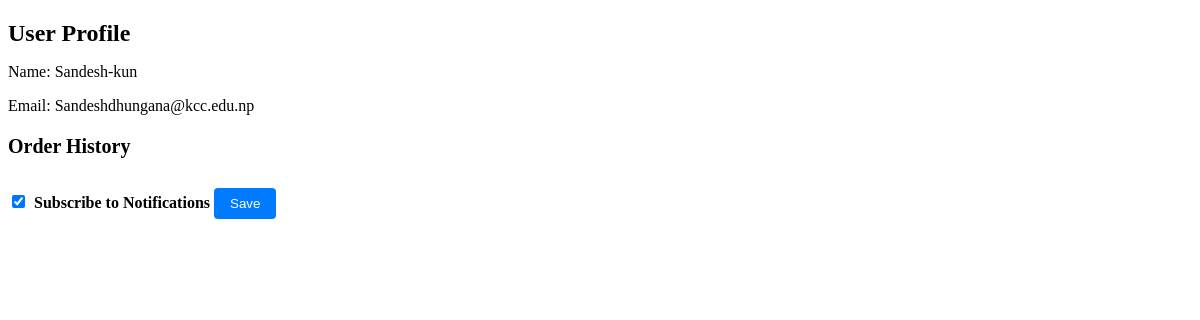
The app's page /user/profile/ (signed in) with its own data.
### profile_app/models.py (models this page shows, shortened)
class CustomUser(AbstractUser):
    is_regular_user = models.BooleanField(default=True)
    otp = models.CharField(max_length=6, blank=True)
    otp_created_at = models.DateTimeField(null=True, blank=True)
    class Meta:
        permissions = [
            ('can_view_customuser', 'Can view custom users'),
        ]
    subscribe_to_notifications = models.BooleanField(default=False)

### profile_app/views.py (the view)
# urls.py: path('user/profile/', views.user_profile, name='user_profile'),
@login_required
def user_profile(request):
    user = request.user
    if request.method == 'POST':
        form = UserProfileForm(request.POST, instance=user)
        if form.is_valid():
            form.save()
            return redirect('user_profile')  # Redirect to the user profile page after saving the form
    else:
        form = UserProfileForm(instance=user)
    return render(request, 'profile_app/user_profile.html', {'form': form})

### profile_app/forms.py
class UserProfileForm(forms.ModelForm):
    class Meta:
        model = CustomUser
        fields = ['subscribe_to_notifications']

### profile_app/templates/profile_app/user_profile.html (shortened to what this page needs)
{% load static %}
<!DOCTYPE html>
<html lang="en">
<head>
    <link rel="stylesheet" href="{% static 'css/user_profile.css' %}">
</head>
<body>
    <div class="user-profile">
        <h2>User Profile</h2>
        <p>Name: {{ user.username }} {{ user.last_name }}</p>
        <p>Email: {{ user.email }}</p>
    </div>
    <div class="order-history">
        <h3>Order History</h3>
    </div>
    <form method="post" action="{% url 'subscribe_to_notifications' %}" class="subscription-form">
        <input type="checkbox" id="subscribe" name="subscribe" {% if user.subscribe_to_notifications %}checked{% endif %}>
        <label for="subscribe">Subscribe to Notifications</label>
        <button type="submit">Save</button>
    </form>
</body>
</html>

### static/css/user_profile.css (style rules this page uses)
.user-profile { margin-bottom: 20px; }
.user-profile h2 { font-size: 24px; margin-bottom: 10px; }
.user-profile p { margin-bottom: 8px; }
.order-history h3 { font-size: 20px; margin-bottom: 10px; }
.subscription-form { margin-top: 20px; }
.subscription-form input[type="checkbox"] { margin-right: 5px; }
.subscription-form label { font-weight: bold; }
.subscription-form button { margin-top: 10px; padding: 8px 16px; background-color: #007bff; color: #fff; border: none; cursor: pointer; border-radius: 4px; }

### records on screen
CustomUser: username "Sandesh-kun", email "Sandeshdhungana@kcc.edu.np", subscribe_to_notifications "☑"
